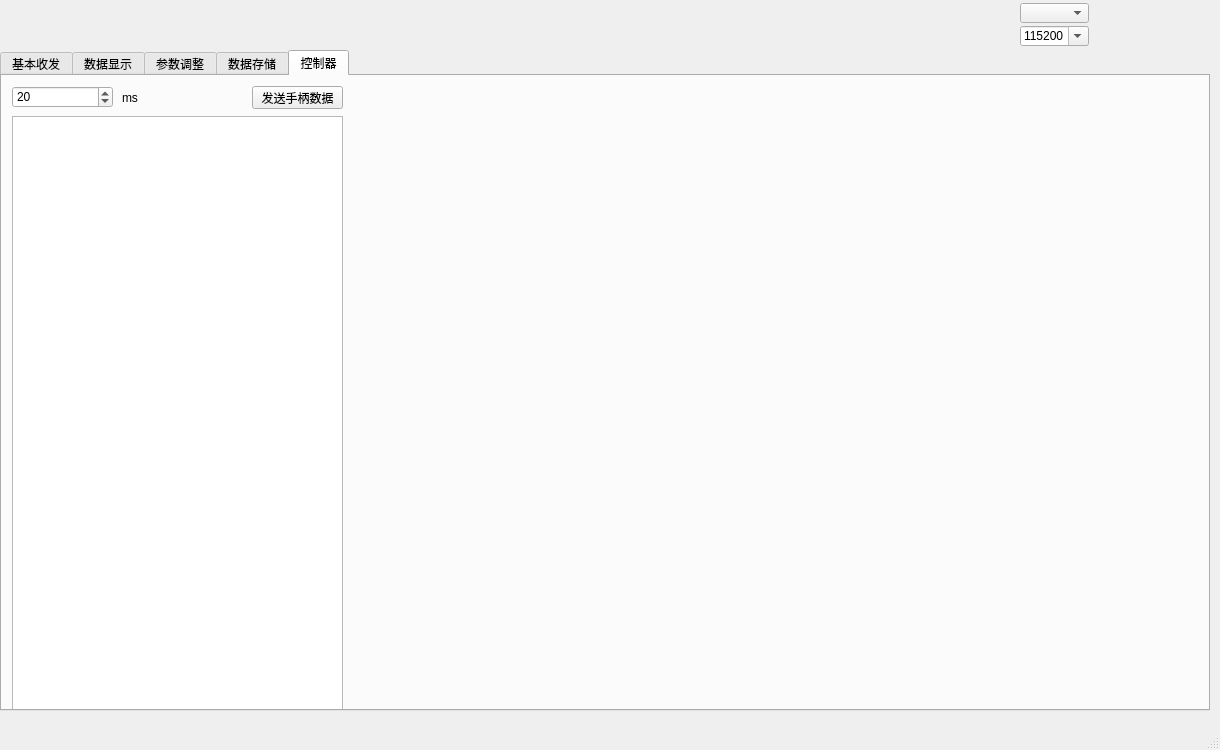
<?xml version="1.0" encoding="UTF-8"?>
<ui version="4.0">
 <class>MainWindow</class>
 <widget class="QMainWindow" name="MainWindow">
  <property name="geometry">
   <rect>
    <x>0</x>
    <y>0</y>
    <width>1220</width>
    <height>750</height>
   </rect>
  </property>
  <property name="minimumSize">
   <size>
    <width>1220</width>
    <height>750</height>
   </size>
  </property>
  <property name="maximumSize">
   <size>
    <width>1220</width>
    <height>750</height>
   </size>
  </property>
  <property name="windowTitle">
   <string>MainWindow</string>
  </property>
  <widget class="QWidget" name="centralWidget">
   <widget class="QTabWidget" name="tabWidget">
    <property name="geometry">
     <rect>
      <x>0</x>
      <y>50</y>
      <width>1210</width>
      <height>661</height>
     </rect>
    </property>
    <property name="currentIndex">
     <number>4</number>
    </property>
    <widget class="QWidget" name="tab">
     <attribute name="title">
      <string>基本收发</string>
     </attribute>
     <widget class="QPlainTextEdit" name="showData">
      <property name="geometry">
       <rect>
        <x>10</x>
        <y>10</y>
        <width>750</width>
        <height>635</height>
       </rect>
      </property>
     </widget>
     <widget class="QGroupBox" name="groupBox">
      <property name="geometry">
       <rect>
        <x>770</x>
        <y>10</y>
        <width>160</width>
        <height>161</height>
       </rect>
      </property>
      <property name="title">
       <string>接收设置</string>
      </property>
      <widget class="QPushButton" name="clearButton">
       <property name="geometry">
        <rect>
         <x>10</x>
         <y>130</y>
         <width>75</width>
         <height>23</height>
        </rect>
       </property>
       <property name="text">
        <string>清除</string>
       </property>
      </widget>
      <widget class="QRadioButton" name="rx_ascii">
       <property name="geometry">
        <rect>
         <x>10</x>
         <y>30</y>
         <width>61</width>
         <height>16</height>
        </rect>
       </property>
       <property name="text">
        <string>ASCII</string>
       </property>
      </widget>
      <widget class="QRadioButton" name="rx_hex">
       <property name="geometry">
        <rect>
         <x>90</x>
         <y>30</y>
         <width>61</width>
         <height>16</height>
        </rect>
       </property>
       <property name="text">
        <string>Hex</string>
       </property>
      </widget>
      <widget class="QCheckBox" name="isAutoReturnLine">
       <property name="geometry">
        <rect>
         <x>10</x>
         <y>50</y>
         <width>71</width>
         <height>16</height>
        </rect>
       </property>
       <property name="text">
        <string>自动换行</string>
       </property>
      </widget>
      <widget class="QCheckBox" name="isShowTime">
       <property name="geometry">
        <rect>
         <x>10</x>
         <y>70</y>
         <width>71</width>
         <height>16</height>
        </rect>
       </property>
       <property name="text">
        <string>显示时间</string>
       </property>
      </widget>
      <widget class="QCheckBox" name="isShowTxData">
       <property name="geometry">
        <rect>
         <x>10</x>
         <y>90</y>
         <width>71</width>
         <height>16</height>
        </rect>
       </property>
       <property name="text">
        <string>显示发送</string>
       </property>
       <property name="checked">
        <bool>true</bool>
       </property>
      </widget>
      <widget class="QCheckBox" name="isShowRxData">
       <property name="geometry">
        <rect>
         <x>10</x>
         <y>110</y>
         <width>71</width>
         <height>16</height>
        </rect>
       </property>
       <property name="text">
        <string>显示接收</string>
       </property>
       <property name="checked">
        <bool>true</bool>
       </property>
      </widget>
     </widget>
     <widget class="QPlainTextEdit" name="tx_data">
      <property name="geometry">
       <rect>
        <x>770</x>
        <y>180</y>
        <width>331</width>
        <height>111</height>
       </rect>
      </property>
     </widget>
     <widget class="QGroupBox" name="groupBox_2">
      <property name="geometry">
       <rect>
        <x>940</x>
        <y>10</y>
        <width>161</width>
        <height>161</height>
       </rect>
      </property>
      <property name="title">
       <string>发送设置</string>
      </property>
      <widget class="QRadioButton" name="tx_ascii">
       <property name="geometry">
        <rect>
         <x>10</x>
         <y>30</y>
         <width>51</width>
         <height>16</height>
        </rect>
       </property>
       <property name="text">
        <string>ASCII</string>
       </property>
      </widget>
      <widget class="QRadioButton" name="tx_hex">
       <property name="geometry">
        <rect>
         <x>90</x>
         <y>30</y>
         <width>61</width>
         <height>16</height>
        </rect>
       </property>
       <property name="text">
        <string>Hex</string>
       </property>
      </widget>
      <widget class="QCheckBox" name="isAutoSend">
       <property name="geometry">
        <rect>
         <x>10</x>
         <y>80</y>
         <width>71</width>
         <height>16</height>
        </rect>
       </property>
       <property name="text">
        <string>自动重发</string>
       </property>
      </widget>
      <widget class="QSpinBox" name="spinBox">
       <property name="geometry">
        <rect>
         <x>10</x>
         <y>100</y>
         <width>61</width>
         <height>22</height>
        </rect>
       </property>
       <property name="maximum">
        <number>600000</number>
       </property>
       <property name="value">
        <number>1000</number>
       </property>
      </widget>
      <widget class="QPushButton" name="sendData">
       <property name="geometry">
        <rect>
         <x>10</x>
         <y>130</y>
         <width>61</width>
         <height>23</height>
        </rect>
       </property>
       <property name="text">
        <string>发送数据</string>
       </property>
      </widget>
      <widget class="QLabel" name="label">
       <property name="geometry">
        <rect>
         <x>90</x>
         <y>105</y>
         <width>54</width>
         <height>12</height>
        </rect>
       </property>
       <property name="text">
        <string>ms</string>
       </property>
      </widget>
      <widget class="QRadioButton" name="tx_decimal">
       <property name="geometry">
        <rect>
         <x>10</x>
         <y>50</y>
         <width>61</width>
         <height>16</height>
        </rect>
       </property>
       <property name="text">
        <string>Decimal</string>
       </property>
      </widget>
      <widget class="QRadioButton" name="tx_binary">
       <property name="geometry">
        <rect>
         <x>90</x>
         <y>50</y>
         <width>61</width>
         <height>16</height>
        </rect>
       </property>
       <property name="text">
        <string>Binary</string>
       </property>
      </widget>
      <widget class="QPushButton" name="clearTxData">
       <property name="geometry">
        <rect>
         <x>90</x>
         <y>130</y>
         <width>61</width>
         <height>23</height>
        </rect>
       </property>
       <property name="text">
        <string>清空发送</string>
       </property>
      </widget>
     </widget>
    </widget>
    <widget class="QWidget" name="tab_2">
     <attribute name="title">
      <string>数据显示</string>
     </attribute>
    </widget>
    <widget class="QWidget" name="tab_3">
     <attribute name="title">
      <string>参数调整</string>
     </attribute>
    </widget>
    <widget class="QWidget" name="tab_4">
     <attribute name="title">
      <string>数据存储</string>
     </attribute>
    </widget>
    <widget class="QWidget" name="tab_5">
     <attribute name="title">
      <string>控制器</string>
     </attribute>
     <widget class="QTextEdit" name="gamepadText">
      <property name="geometry">
       <rect>
        <x>10</x>
        <y>40</y>
        <width>331</width>
        <height>601</height>
       </rect>
      </property>
     </widget>
     <widget class="QPushButton" name="sendGamePad">
      <property name="geometry">
       <rect>
        <x>250</x>
        <y>10</y>
        <width>91</width>
        <height>23</height>
       </rect>
      </property>
      <property name="text">
       <string>发送手柄数据</string>
      </property>
      <property name="checkable">
       <bool>true</bool>
      </property>
     </widget>
     <widget class="QSpinBox" name="intervalGamepad">
      <property name="geometry">
       <rect>
        <x>10</x>
        <y>10</y>
        <width>101</width>
        <height>22</height>
       </rect>
      </property>
      <property name="minimum">
       <number>1</number>
      </property>
      <property name="maximum">
       <number>1000</number>
      </property>
      <property name="value">
       <number>20</number>
      </property>
     </widget>
     <widget class="QLabel" name="label_2">
      <property name="geometry">
       <rect>
        <x>120</x>
        <y>16</y>
        <width>54</width>
        <height>12</height>
       </rect>
      </property>
      <property name="text">
       <string>ms</string>
      </property>
     </widget>
    </widget>
   </widget>
   <widget class="QComboBox" name="portNameBox">
    <property name="geometry">
     <rect>
      <x>1020</x>
      <y>3</y>
      <width>69</width>
      <height>20</height>
     </rect>
    </property>
   </widget>
   <widget class="QComboBox" name="baudRateBox">
    <property name="geometry">
     <rect>
      <x>1020</x>
      <y>26</y>
      <width>69</width>
      <height>20</height>
     </rect>
    </property>
    <property name="editable">
     <bool>true</bool>
    </property>
    <property name="currentText">
     <string>115200</string>
    </property>
   </widget>
   <widget class="QPushButton" name="connect">
    <property name="geometry">
     <rect>
      <x>1120</x>
      <y>0</y>
      <width>50</width>
      <height>50</height>
     </rect>
    </property>
    <property name="text">
     <string/>
    </property>
    <property name="icon">
     <iconset resource="image.qrc">
      <normaloff>:/icon/usb.png</normaloff>:/icon/usb.png</iconset>
    </property>
    <property name="iconSize">
     <size>
      <width>45</width>
      <height>45</height>
     </size>
    </property>
    <property name="checkable">
     <bool>true</bool>
    </property>
    <property name="flat">
     <bool>true</bool>
    </property>
   </widget>
  </widget>
  <widget class="QStatusBar" name="statusBar"/>
 </widget>
 <layoutdefault spacing="6" margin="11"/>
 <resources>
  <include location="image.qrc"/>
 </resources>
 <connections/>
</ui>
